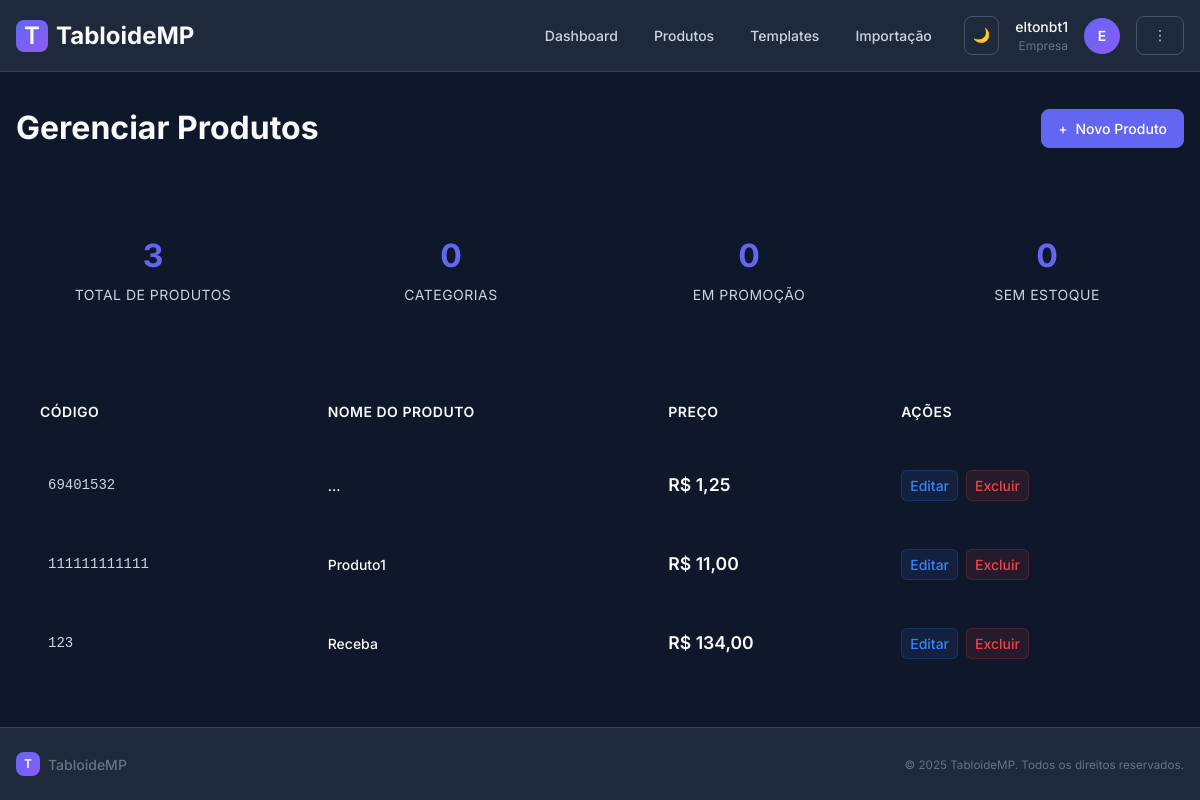
The page /produtos/ (signed in) on the database its author committed.
### relatorios/models.py (models this page shows, shortened)
class Produto(models.Model):
    codigo = models.CharField(max_length=50, unique=True)
    codigo_barras = models.CharField(max_length=64, blank=True, null=True, unique=True)
    nome = models.CharField(max_length=200)
    descricao = models.TextField(blank=True)
    preco = models.DecimalField(max_digits=10, decimal_places=2)
    imagem = models.ImageField(upload_to="produtos/", blank=True, null=True)
    criado_em = models.DateTimeField(auto_now_add=True)
    atualizado_em = models.DateTimeField(auto_now=True)
    class Meta:
        ordering = ["nome"]

### relatorios/views.py (the view)
# urls.py: path("produtos/", views.ProdutoListView.as_view(), name="produto_list"),
class ProdutoListView(EmpresaRequiredMixin, ListView):
    model = Produto
    paginate_by = 20
    template_name = "relatorios/produtos/list.html"

### templates/relatorios/produtos/list.html (shortened to what this page needs)
{% extends 'base.html' %}
{% block content %}
<div class="products-page">
  <div class="page-header">
    <h1 class="page-title">Gerenciar Produtos</h1>
    <a href="{% url 'relatorios:produto_create' %}" class="btn btn-primary">
      <span>+</span> Novo Produto
    </a>
  </div>
  <div class="stats-grid">
    <div class="stat-card">
      <div class="stat-number">{{ object_list|length }}</div>
      <div class="stat-label">Total de Produtos</div>
    </div>
    <div class="stat-card">
      <div class="stat-number">0</div>
      <div class="stat-label">Categorias</div>
    </div>
    <div class="stat-card">
      <div class="stat-number">0</div>
      <div class="stat-label">Em Promoção</div>
    </div>
    <div class="stat-card">
      <div class="stat-number">0</div>
      <div class="stat-label">Sem Estoque</div>
    </div>
  </div>
  <div class="products-container">
    {% if object_list %}
      <table class="products-table">
        <thead>
          <tr>
            <th>Código</th>
            <th>Nome do Produto</th>
            <th>Preço</th>
            <th>Ações</th>
          </tr>
        </thead>
        <tbody>
          {% for produto in object_list %}
            <tr>
              <td>
                <span class="product-code">{{ produto.codigo }}</span>
              </td>
              <td class="product-name">{{ produto.nome }}</td>
              <td class="product-price">R$ {{ produto.preco|floatformat:2 }}</td>
              <td>
                <div class="actions">
                  <a href="{% url 'relatorios:produto_update' produto.pk %}" class="btn-action btn-edit">
                    Editar
                  </a>
                  <a href="{% url 'relatorios:produto_delete' produto.pk %}" class="btn-action btn-delete">
                    Excluir
                  </a>
                </div>
              </td>
            </tr>
          {% endfor %}
        </tbody>
      </table>
    {% endif %}
  </div>
</div>
{% endblock %}

### templates/base.html (shortened to what this page needs)
{% load static %}
<!DOCTYPE html>
<html lang="pt-br" data-theme="dark">
  <head>
    <link rel="stylesheet" href="{% static 'css/modern.css' %}" />
  </head>
  <body>
    <div class="app-layout">
      <header class="app-header">
        <div class="container">
          <div class="header-content">
            <a href="{% url 'relatorios:home' %}" class="brand">
              <div class="brand-icon">T</div>
              <span>TabloideMP</span>
            </a>
            <nav class="nav-main">
              {% if user.is_authenticated %}
                <ul class="nav-links">
                  <li><a href="{% url 'relatorios:home' %}" class="nav-link">Dashboard</a></li>
                  {% if user.is_superuser or user.empresa_profile %}
                    <li><a href="{% url 'relatorios:produto_list' %}" class="nav-link">Produtos</a></li>
                    <li><a href="{% url 'relatorios:template_list' %}" class="nav-link">Templates</a></li>
                    <li><a href="{% url 'relatorios:importacao' %}" class="nav-link">Importação</a></li>
                  {% endif %}
                </ul>
                <div class="user-menu">
                  <button id="theme-toggle" class="btn btn-icon btn-secondary" title="Alternar tema">
                    <span class="theme-icon">🌙</span>
                  </button>
                  <div class="user-info">
                    <div class="user-name">{{ user.username }}</div>
                    <div class="user-role">
                      {% if user.is_superuser %}
                        Admin
                      {% else %}
                        {% if user.empresa_profile %}
                          Empresa
                        {% elif user.cliente_profile %}
                          Cliente
                        {% else %}
                          Usuário
                        {% endif %}
                      {% endif %}
                    </div>
                  </div>
                  <div class="user-avatar">
                    {{ user.username|first|upper }}
                  </div>
                  <div class="dropdown">
                    <button class="btn btn-secondary dropdown-toggle" data-dropdown="user-menu">
                      ⋮
                    </button>
                  </div>
                </div>
              {% else %}
                <div class="nav-auth">
                  <a href="{% url 'relatorios:escolher_area' %}" class="btn btn-primary">Entrar</a>
                </div>
              {% endif %}
            </nav>
          </div>
        </div>
      </header>
      <main class="app-main">
        <div class="container{% block container_class %}{% endblock %}">
          {% block content %}{% endblock %}
        </div>
      </main>
      <footer class="app-footer">
        <div class="container">
          <div class="footer-content">
            <div class="footer-brand">
              <div class="brand-icon">T</div>
              <span>TabloideMP</span>
            </div>
            <div class="footer-text">
              <small>&copy; {% now 'Y' %} TabloideMP. Todos os direitos reservados.</small>
            </div>
          </div>
        </div>
      </footer>
    </div>
  </body>
</html>

### templates/relatorios/produtos/list.html (style rules this page uses)
.page-header { display: flex; justify-content: space-between; align-items: center; margin-bottom: var(--space-xl); padding-bottom: var(--space-lg); border-bottom: 1px solid var(--border); }
.page-title { font-size: 2rem; font-weight: 700; color: var(--text); margin: 0; }
.products-container { background: var(--surface); border: 1px solid var(--border); border-radius: var(--radius-lg); overflow: hidden; }
.products-table { width: 100%; border-collapse: collapse; }
.products-table th { background: var(--background-subtle); color: var(--text); font-weight: 600; text-align: left; padding: var(--space-lg); border-bottom: 1px solid var(--border); font-size: 0.875rem; text-transform: uppercase; letter-spacing: 0.5px; }
.products-table td { padding: var(--space-lg); border-bottom: 1px solid var(--border-light); color: var(--text); }
.products-table tr:last-child td { border-bottom: none; }
.product-code { font-family: var(--font-mono, monospace); font-size: 0.875rem; color: var(--text-secondary); background: var(--background-subtle); padding: var(--space-xs) var(--space-sm); border-radius: var(--radius-sm); display: inline-block; }
.product-name { font-weight: 500; color: var(--text); }
.product-price { font-weight: 600; color: var(--primary); font-size: 1.1rem; }
.actions { display: flex; gap: var(--space-sm); }
.btn-action { padding: var(--space-xs) var(--space-sm); font-size: 0.875rem; border-radius: var(--radius-sm); text-decoration: none; font-weight: 500; transition: var(--transition); }
.btn-edit { background: rgba(59, 130, 246, 0.1); color: #3b82f6; border: 1px solid rgba(59, 130, 246, 0.2); }
.btn-delete { background: rgba(239, 68, 68, 0.1); color: #ef4444; border: 1px solid rgba(239, 68, 68, 0.2); }
.stats-grid { display: grid; grid-template-columns: repeat(auto-fit, minmax(200px, 1fr)); gap: var(--space-lg); margin-bottom: var(--space-2xl); }
.stat-card { background: var(--surface); border: 1px solid var(--border); border-radius: var(--radius-lg); padding: var(--space-lg); text-align: center; }
.stat-number { font-size: 2rem; font-weight: 700; color: var(--primary); margin-bottom: var(--space-xs); }
.stat-label { color: var(--text-secondary); font-size: 0.875rem; text-transform: uppercase; letter-spacing: 0.5px; }

### rows shown on the page
Produto: codigo "69401532", nome "...", preco "1,25"
Produto: codigo "111111111111", nome "Produto1", preco "11,00"
Produto: codigo "123", nome "Receba", preco "134,00"

### other values the page prints
{{ user.username }} "eltonbt1"
{{ user.username|first|upper }} "E"
{{ object_list|length }} "3"
